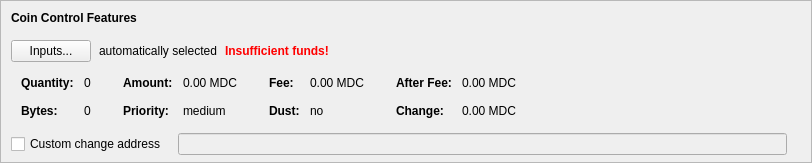
    <widget class="QFrame" name="frameCoinControl">
     <property name="sizePolicy">
      <sizepolicy hsizetype="Expanding" vsizetype="Expanding">
       <horstretch>0</horstretch>
       <verstretch>0</verstretch>
      </sizepolicy>
     </property>
     <property name="maximumSize">
      <size>
       <width>16777215</width>
       <height>16777215</height>
      </size>
     </property>
     <property name="frameShape">
      <enum>QFrame::StyledPanel</enum>
     </property>
     <property name="frameShadow">
      <enum>QFrame::Sunken</enum>
     </property>
     <layout class="QVBoxLayout" name="verticalLayoutCoinControl2">
      <property name="spacing">
       <number>0</number>
      </property>
      <property name="leftMargin">
       <number>0</number>
      </property>
      <property name="topMargin">
       <number>0</number>
      </property>
      <property name="rightMargin">
       <number>0</number>
      </property>
      <property name="bottomMargin">
       <number>6</number>
      </property>
      <item>
       <layout class="QVBoxLayout" name="verticalLayoutCoinControl" stretch="0,0,0,0,1">
        <property name="spacing">
         <number>0</number>
        </property>
        <property name="leftMargin">
         <number>10</number>
        </property>
        <property name="topMargin">
         <number>10</number>
        </property>
        <item>
         <layout class="QHBoxLayout" name="horizontalLayoutCoinControl1">
          <property name="bottomMargin">
           <number>15</number>
          </property>
          <item>
           <widget class="QLabel" name="labelCoinControlFeatures">
            <property name="sizePolicy">
             <sizepolicy hsizetype="Preferred" vsizetype="Maximum">
              <horstretch>0</horstretch>
              <verstretch>0</verstretch>
             </sizepolicy>
            </property>
            <property name="font">
             <font>
              <weight>75</weight>
              <bold>true</bold>
             </font>
            </property>
            <property name="styleSheet">
             <string notr="true">font-weight:bold;</string>
            </property>
            <property name="text">
             <string>Coin Control Features</string>
            </property>
           </widget>
          </item>
         </layout>
        </item>
        <item>
         <layout class="QHBoxLayout" name="horizontalLayoutCoinControl2" stretch="0,0,0,0">
          <property name="spacing">
           <number>8</number>
          </property>
          <property name="bottomMargin">
           <number>10</number>
          </property>
          <item>
           <widget class="QPushButton" name="pushButtonCoinControl">
            <property name="styleSheet">
             <string notr="true"/>
            </property>
            <property name="text">
             <string>Inputs...</string>
            </property>
            <property name="autoDefault">
             <bool>false</bool>
            </property>
           </widget>
          </item>
          <item>
           <widget class="QLabel" name="labelCoinControlAutomaticallySelected">
            <property name="text">
             <string>automatically selected</string>
            </property>
            <property name="margin">
             <number>5</number>
            </property>
           </widget>
          </item>
          <item>
           <widget class="QLabel" name="labelCoinControlInsuffFunds">
            <property name="font">
             <font>
              <weight>75</weight>
              <bold>true</bold>
             </font>
            </property>
            <property name="styleSheet">
             <string notr="true">color:red;font-weight:bold;</string>
            </property>
            <property name="text">
             <string>Insufficient funds!</string>
            </property>
            <property name="margin">
             <number>5</number>
            </property>
           </widget>
          </item>
          <item>
           <spacer name="horizontalSpacerCoinControl">
            <property name="orientation">
             <enum>Qt::Horizontal</enum>
            </property>
            <property name="sizeHint" stdset="0">
             <size>
              <width>40</width>
              <height>1</height>
             </size>
            </property>
           </spacer>
          </item>
         </layout>
        </item>
        <item>
         <widget class="QWidget" name="widgetCoinControl" native="true">
          <property name="sizePolicy">
           <sizepolicy hsizetype="Preferred" vsizetype="Preferred">
            <horstretch>0</horstretch>
            <verstretch>0</verstretch>
           </sizepolicy>
          </property>
          <property name="minimumSize">
           <size>
            <width>0</width>
            <height>0</height>
           </size>
          </property>
          <property name="styleSheet">
           <string notr="true"/>
          </property>
          <layout class="QHBoxLayout" name="horizontalLayoutCoinControl5">
           <property name="leftMargin">
            <number>0</number>
           </property>
           <property name="topMargin">
            <number>0</number>
           </property>
           <property name="rightMargin">
            <number>0</number>
           </property>
           <property name="bottomMargin">
            <number>0</number>
           </property>
           <item>
            <layout class="QHBoxLayout" name="horizontalLayoutCoinControl3" stretch="0,0,0,1">
             <property name="spacing">
              <number>20</number>
             </property>
             <property name="topMargin">
              <number>0</number>
             </property>
             <property name="bottomMargin">
              <number>10</number>
             </property>
             <item>
              <layout class="QFormLayout" name="formLayoutCoinControl1">
               <property name="horizontalSpacing">
                <number>10</number>
               </property>
               <property name="verticalSpacing">
                <number>14</number>
               </property>
               <property name="leftMargin">
                <number>10</number>
               </property>
               <property name="topMargin">
                <number>4</number>
               </property>
               <property name="rightMargin">
                <number>6</number>
               </property>
               <item row="0" column="0">
                <widget class="QLabel" name="labelCoinControlQuantityText">
                 <property name="font">
                  <font>
                   <weight>75</weight>
                   <bold>true</bold>
                  </font>
                 </property>
                 <property name="text">
                  <string>Quantity:</string>
                 </property>
                 <property name="margin">
                  <number>0</number>
                 </property>
                </widget>
               </item>
               <item row="0" column="1">
                <widget class="QLabel" name="labelCoinControlQuantity">
                 <property name="cursor">
                  <cursorShape>IBeamCursor</cursorShape>
                 </property>
                 <property name="contextMenuPolicy">
                  <enum>Qt::ActionsContextMenu</enum>
                 </property>
                 <property name="text">
                  <string notr="true">0</string>
                 </property>
                 <property name="margin">
                  <number>0</number>
                 </property>
                 <property name="textInteractionFlags">
                  <set>Qt::LinksAccessibleByMouse|Qt::TextSelectableByKeyboard|Qt::TextSelectableByMouse</set>
                 </property>
                </widget>
               </item>
               <item row="1" column="0">
                <widget class="QLabel" name="labelCoinControlBytesText">
                 <property name="font">
                  <font>
                   <weight>75</weight>
                   <bold>true</bold>
                  </font>
                 </property>
                 <property name="text">
                  <string>Bytes:</string>
                 </property>
                </widget>
               </item>
               <item row="1" column="1">
                <widget class="QLabel" name="labelCoinControlBytes">
                 <property name="cursor">
                  <cursorShape>IBeamCursor</cursorShape>
                 </property>
                 <property name="contextMenuPolicy">
                  <enum>Qt::ActionsContextMenu</enum>
                 </property>
                 <property name="text">
                  <string notr="true">0</string>
                 </property>
                 <property name="textInteractionFlags">
                  <set>Qt::LinksAccessibleByMouse|Qt::TextSelectableByKeyboard|Qt::TextSelectableByMouse</set>
                 </property>
                </widget>
               </item>
              </layout>
             </item>
             <item>
              <layout class="QFormLayout" name="formLayoutCoinControl2">
               <property name="horizontalSpacing">
                <number>10</number>
               </property>
               <property name="verticalSpacing">
                <number>14</number>
               </property>
               <property name="leftMargin">
                <number>6</number>
               </property>
               <property name="topMargin">
                <number>4</number>
               </property>
               <property name="rightMargin">
                <number>6</number>
               </property>
               <item row="0" column="0">
                <widget class="QLabel" name="labelCoinControlAmountText">
                 <property name="font">
                  <font>
                   <weight>75</weight>
                   <bold>true</bold>
                  </font>
                 </property>
                 <property name="text">
                  <string>Amount:</string>
                 </property>
                 <property name="margin">
                  <number>0</number>
                 </property>
                </widget>
               </item>
               <item row="0" column="1">
                <widget class="QLabel" name="labelCoinControlAmount">
                 <property name="cursor">
                  <cursorShape>IBeamCursor</cursorShape>
                 </property>
                 <property name="contextMenuPolicy">
                  <enum>Qt::ActionsContextMenu</enum>
                 </property>
                 <property name="text">
                  <string notr="true">0.00 MDC</string>
                 </property>
                 <property name="textInteractionFlags">
                  <set>Qt::LinksAccessibleByMouse|Qt::TextSelectableByKeyboard|Qt::TextSelectableByMouse</set>
                 </property>
                </widget>
               </item>
               <item row="1" column="0">
                <widget class="QLabel" name="labelCoinControlPriorityText">
                 <property name="font">
                  <font>
                   <weight>75</weight>
                   <bold>true</bold>
                  </font>
                 </property>
                 <property name="text">
                  <string>Priority:</string>
                 </property>
                </widget>
               </item>
               <item row="1" column="1">
                <widget class="QLabel" name="labelCoinControlPriority">
                 <property name="cursor">
                  <cursorShape>IBeamCursor</cursorShape>
                 </property>
                 <property name="contextMenuPolicy">
                  <enum>Qt::ActionsContextMenu</enum>
                 </property>
                 <property name="text">
                  <string>medium</string>
                 </property>
                 <property name="textInteractionFlags">
                  <set>Qt::LinksAccessibleByMouse|Qt::TextSelectableByKeyboard|Qt::TextSelectableByMouse</set>
                 </property>
                </widget>
               </item>
              </layout>
             </item>
             <item>
              <layout class="QFormLayout" name="formLayoutCoinControl3">
               <property name="horizontalSpacing">
                <number>10</number>
               </property>
               <property name="verticalSpacing">
                <number>14</number>
               </property>
               <property name="leftMargin">
                <number>6</number>
               </property>
               <property name="topMargin">
                <number>4</number>
               </property>
               <property name="rightMargin">
                <number>6</number>
               </property>
               <item row="0" column="0">
                <widget class="QLabel" name="labelCoinControlFeeText">
                 <property name="font">
                  <font>
                   <weight>75</weight>
                   <bold>true</bold>
                  </font>
                 </property>
                 <property name="text">
                  <string>Fee:</string>
                 </property>
                 <property name="margin">
                  <number>0</number>
                 </property>
                </widget>
               </item>
               <item row="0" column="1">
                <widget class="QLabel" name="labelCoinControlFee">
                 <property name="cursor">
                  <cursorShape>IBeamCursor</cursorShape>
                 </property>
                 <property name="contextMenuPolicy">
                  <enum>Qt::ActionsContextMenu</enum>
                 </property>
                 <property name="text">
                  <string notr="true">0.00 MDC</string>
                 </property>
                 <property name="textInteractionFlags">
                  <set>Qt::LinksAccessibleByMouse|Qt::TextSelectableByKeyboard|Qt::TextSelectableByMouse</set>
                 </property>
                </widget>
               </item>
               <item row="1" column="0">
                <widget class="QLabel" name="labelCoinControlLowOutputText">
                 <property name="font">
                  <font>
                   <weight>75</weight>
                   <bold>true</bold>
                  </font>
                 </property>
                 <property name="text">
                  <string>Dust:</string>
                 </property>
                </widget>
               </item>
               <item row="1" column="1">
                <widget class="QLabel" name="labelCoinControlLowOutput">
                 <property name="cursor">
                  <cursorShape>IBeamCursor</cursorShape>
                 </property>
                 <property name="contextMenuPolicy">
                  <enum>Qt::ActionsContextMenu</enum>
                 </property>
                 <property name="text">
                  <string>no</string>
                 </property>
                 <property name="textInteractionFlags">
                  <set>Qt::LinksAccessibleByMouse|Qt::TextSelectableByKeyboard|Qt::TextSelectableByMouse</set>
                 </property>
                </widget>
               </item>
              </layout>
             </item>
             <item>
              <layout class="QFormLayout" name="formLayoutCoinControl4">
               <property name="horizontalSpacing">
                <number>10</number>
               </property>
               <property name="verticalSpacing">
                <number>14</number>
               </property>
               <property name="leftMargin">
                <number>6</number>
               </property>
               <property name="topMargin">
                <number>4</number>
               </property>
               <property name="rightMargin">
                <number>6</number>
               </property>
               <item row="0" column="0">
                <widget class="QLabel" name="labelCoinControlAfterFeeText">
                 <property name="font">
                  <font>
                   <weight>75</weight>
                   <bold>true</bold>
                  </font>
                 </property>
                 <property name="text">
                  <string>After Fee:</string>
                 </property>
                 <property name="margin">
                  <number>0</number>
                 </property>
                </widget>
               </item>
               <item row="0" column="1">
                <widget class="QLabel" name="labelCoinControlAfterFee">
                 <property name="cursor">
                  <cursorShape>IBeamCursor</cursorShape>
                 </property>
                 <property name="contextMenuPolicy">
                  <enum>Qt::ActionsContextMenu</enum>
                 </property>
                 <property name="text">
                  <string notr="true">0.00 MDC</string>
                 </property>
                 <property name="textInteractionFlags">
                  <set>Qt::LinksAccessibleByMouse|Qt::TextSelectableByKeyboard|Qt::TextSelectableByMouse</set>
                 </property>
                </widget>
               </item>
               <item row="1" column="0">
                <widget class="QLabel" name="labelCoinControlChangeText">
                 <property name="font">
                  <font>
                   <weight>75</weight>
                   <bold>true</bold>
                  </font>
                 </property>
                 <property name="text">
                  <string>Change:</string>
                 </property>
                </widget>
               </item>
               <item row="1" column="1">
                <widget class="QLabel" name="labelCoinControlChange">
                 <property name="cursor">
                  <cursorShape>IBeamCursor</cursorShape>
                 </property>
                 <property name="contextMenuPolicy">
                  <enum>Qt::ActionsContextMenu</enum>
                 </property>
                 <property name="text">
                  <string notr="true">0.00 MDC</string>
                 </property>
                 <property name="textInteractionFlags">
                  <set>Qt::LinksAccessibleByMouse|Qt::TextSelectableByKeyboard|Qt::TextSelectableByMouse</set>
                 </property>
                </widget>
               </item>
              </layout>
             </item>
            </layout>
           </item>
          </layout>
         </widget>
        </item>
        <item>
         <layout class="QHBoxLayout" name="horizontalLayoutCoinControl4" stretch="0,0,0">
          <property name="spacing">
           <number>12</number>
          </property>
          <property name="sizeConstraint">
           <enum>QLayout::SetDefaultConstraint</enum>
          </property>
          <property name="topMargin">
           <number>5</number>
          </property>
          <property name="rightMargin">
           <number>5</number>
          </property>
          <item>
           <widget class="QCheckBox" name="checkBoxCoinControlChange">
            <property name="toolTip">
             <string>If this is activated, but the change address is empty or invalid, change will be sent to a newly generated address.</string>
            </property>
            <property name="text">
             <string>Custom change address</string>
            </property>
           </widget>
          </item>
          <item>
           <widget class="QValidatedLineEdit" name="lineEditCoinControlChange">
            <property name="enabled">
             <bool>false</bool>
            </property>
            <property name="sizePolicy">
             <sizepolicy hsizetype="Expanding" vsizetype="Fixed">
              <horstretch>0</horstretch>
              <verstretch>0</verstretch>
             </sizepolicy>
            </property>
           </widget>
          </item>
          <item>
           <widget class="QLabel" name="labelCoinControlChangeLabel">
            <property name="sizePolicy">
             <sizepolicy hsizetype="Preferred" vsizetype="Expanding">
              <horstretch>0</horstretch>
              <verstretch>0</verstretch>
             </sizepolicy>
            </property>
            <property name="minimumSize">
             <size>
              <width>0</width>
              <height>0</height>
             </size>
            </property>
            <property name="text">
             <string/>
            </property>
            <property name="margin">
             <number>3</number>
            </property>
           </widget>
          </item>
         </layout>
        </item>
        <item>
         <spacer name="verticalSpacerCoinControl">
          <property name="orientation">
           <enum>Qt::Vertical</enum>
          </property>
          <property name="sizeHint" stdset="0">
           <size>
            <width>800</width>
            <height>1</height>
           </size>
          </property>
         </spacer>
        </item>
       </layout>
      </item>
     </layout>
    </widget>
